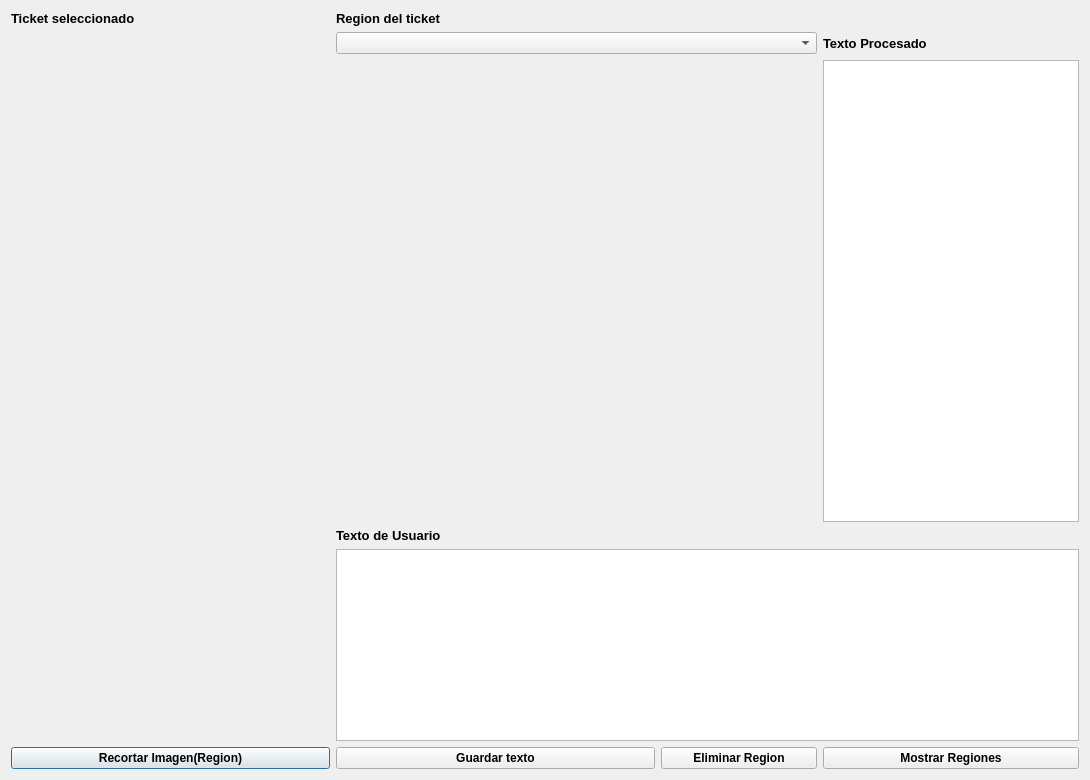
<?xml version="1.0" encoding="UTF-8"?>
<ui version="4.0">
 <class>Dialog</class>
 <widget class="QDialog" name="Dialog">
  <property name="geometry">
   <rect>
    <x>0</x>
    <y>0</y>
    <width>1090</width>
    <height>780</height>
   </rect>
  </property>
  <property name="windowTitle">
   <string>Dialog</string>
  </property>
  <layout class="QGridLayout" name="gridLayout">
   <item row="2" column="0">
    <widget class="QLabel" name="label_4">
     <property name="font">
      <font>
       <pointsize>10</pointsize>
       <weight>75</weight>
       <bold>true</bold>
      </font>
     </property>
     <property name="text">
      <string>Ticket seleccionado</string>
     </property>
    </widget>
   </item>
   <item row="4" column="5">
    <widget class="QLabel" name="label">
     <property name="font">
      <font>
       <pointsize>10</pointsize>
       <weight>75</weight>
       <bold>true</bold>
      </font>
     </property>
     <property name="text">
      <string>Texto Procesado</string>
     </property>
    </widget>
   </item>
   <item row="4" column="2" colspan="3">
    <widget class="QComboBox" name="comboRegion"/>
   </item>
   <item row="8" column="2">
    <widget class="QLabel" name="label_2">
     <property name="sizePolicy">
      <sizepolicy hsizetype="Minimum" vsizetype="Minimum">
       <horstretch>0</horstretch>
       <verstretch>0</verstretch>
      </sizepolicy>
     </property>
     <property name="maximumSize">
      <size>
       <width>16777215</width>
       <height>15</height>
      </size>
     </property>
     <property name="font">
      <font>
       <pointsize>10</pointsize>
       <weight>75</weight>
       <bold>true</bold>
      </font>
     </property>
     <property name="text">
      <string>Texto de Usuario</string>
     </property>
    </widget>
   </item>
   <item row="10" column="0" colspan="2">
    <widget class="QPushButton" name="btnCortarRegion">
     <property name="font">
      <font>
       <pointsize>9</pointsize>
       <weight>75</weight>
       <bold>true</bold>
      </font>
     </property>
     <property name="text">
      <string>Recortar Imagen(Region)</string>
     </property>
    </widget>
   </item>
   <item row="5" column="5" rowspan="3">
    <widget class="QPlainTextEdit" name="txtOCR">
     <property name="enabled">
      <bool>true</bool>
     </property>
     <property name="sizePolicy">
      <sizepolicy hsizetype="Minimum" vsizetype="Minimum">
       <horstretch>0</horstretch>
       <verstretch>0</verstretch>
      </sizepolicy>
     </property>
     <property name="readOnly">
      <bool>true</bool>
     </property>
    </widget>
   </item>
   <item row="9" column="2" colspan="4">
    <widget class="QPlainTextEdit" name="txtUsuario">
     <property name="enabled">
      <bool>true</bool>
     </property>
     <property name="sizePolicy">
      <sizepolicy hsizetype="Minimum" vsizetype="Minimum">
       <horstretch>0</horstretch>
       <verstretch>0</verstretch>
      </sizepolicy>
     </property>
     <property name="readOnly">
      <bool>false</bool>
     </property>
    </widget>
   </item>
   <item row="5" column="0" rowspan="5" colspan="2">
    <widget class="QLabel" name="imagen_ticketlabel">
     <property name="sizePolicy">
      <sizepolicy hsizetype="Preferred" vsizetype="Preferred">
       <horstretch>0</horstretch>
       <verstretch>1</verstretch>
      </sizepolicy>
     </property>
     <property name="maximumSize">
      <size>
       <width>710</width>
       <height>850</height>
      </size>
     </property>
     <property name="text">
      <string/>
     </property>
    </widget>
   </item>
   <item row="10" column="2" colspan="2">
    <widget class="QPushButton" name="btnGuardarTexto">
     <property name="font">
      <font>
       <pointsize>9</pointsize>
       <weight>75</weight>
       <bold>true</bold>
      </font>
     </property>
     <property name="text">
      <string>Guardar texto</string>
     </property>
    </widget>
   </item>
   <item row="2" column="2">
    <widget class="QLabel" name="label_5">
     <property name="font">
      <font>
       <pointsize>10</pointsize>
       <weight>75</weight>
       <bold>true</bold>
      </font>
     </property>
     <property name="text">
      <string>Region del ticket</string>
     </property>
    </widget>
   </item>
   <item row="5" column="2" rowspan="3" colspan="3">
    <widget class="QLabel" name="imagen_region">
     <property name="sizePolicy">
      <sizepolicy hsizetype="Minimum" vsizetype="Minimum">
       <horstretch>0</horstretch>
       <verstretch>1</verstretch>
      </sizepolicy>
     </property>
     <property name="maximumSize">
      <size>
       <width>500</width>
       <height>500</height>
      </size>
     </property>
     <property name="text">
      <string/>
     </property>
    </widget>
   </item>
   <item row="10" column="4">
    <widget class="QPushButton" name="btnEliminar">
     <property name="sizePolicy">
      <sizepolicy hsizetype="Minimum" vsizetype="Minimum">
       <horstretch>0</horstretch>
       <verstretch>0</verstretch>
      </sizepolicy>
     </property>
     <property name="font">
      <font>
       <pointsize>9</pointsize>
       <weight>75</weight>
       <bold>true</bold>
      </font>
     </property>
     <property name="layoutDirection">
      <enum>Qt::RightToLeft</enum>
     </property>
     <property name="text">
      <string>Eliminar Region</string>
     </property>
    </widget>
   </item>
   <item row="10" column="5">
    <widget class="QPushButton" name="btnVerRegiones">
     <property name="font">
      <font>
       <pointsize>9</pointsize>
       <weight>75</weight>
       <bold>true</bold>
      </font>
     </property>
     <property name="text">
      <string>Mostrar Regiones</string>
     </property>
    </widget>
   </item>
  </layout>
 </widget>
 <resources/>
 <connections/>
</ui>
